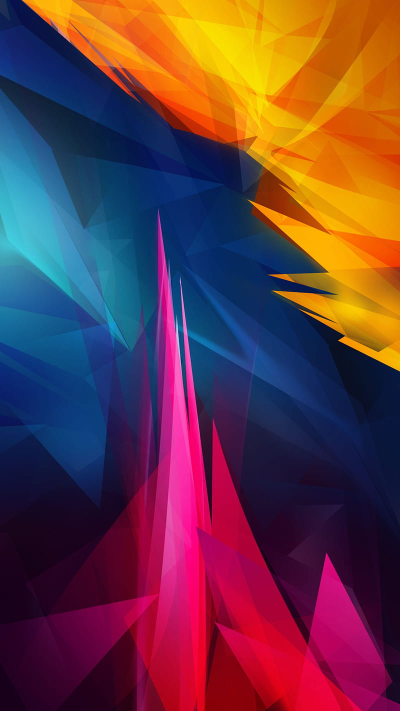
#> input picture ColorImageSharpening/picI.jpg, 800 x 1422 px (shown at 1/2 size)
$ python pythonI.py
#> lines starting #> are read from the running program, lines starting #| are printed output that depends on the picture
import cv2
import numpy as np
import matplotlib.pyplot as plt
import tkinter as tk
from tkinter import filedialog

# 1. Open local file picker
root = tk.Tk()
root.withdraw()
print("Select a COLORED image to see the Color Image Smoothing and Sharpening...")
image_path = filedialog.askopenfilename(title="Select Colored Image",
                                        filetypes=[("Image files", "*.png *.jpg *.jpeg")])
#> the answer given: picI.jpg

if not image_path:
    print("No file selected! Exiting...")
else:
    # Load colored image
    img = cv2.imread(image_path)
#> img is the input picture: shape (1422, 800, 3); mean B, G, R 66.8, 57.9, 102.2
    if img is None:
        print("Error: Could not load image.")
    else:
        img = cv2.resize(img, (400, 400))
#> img: shape (400, 400, 3)
        img_rgb = cv2.cvtColor(img, cv2.COLOR_BGR2RGB)

        # --- 1. COLOR SMOOTHING (Gaussian Blur) ---
        # Reduces noise and detail by averaging pixel values
        smoothed = cv2.GaussianBlur(img_rgb, (11, 11), 0)
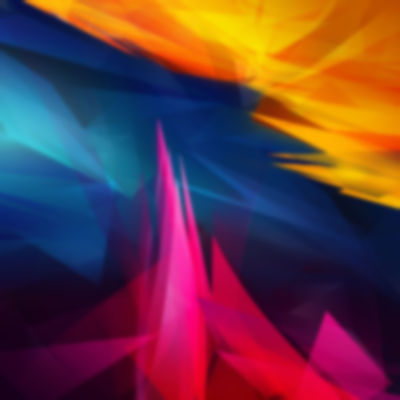
#> smoothed: shape (400, 400, 3); mean R, G, B 102.1, 57.8, 66.7

        # --- 2. COLOR SHARPENING (Unsharp Masking) ---
        # We use a Laplacian kernel to find edges and add them back to the image
        kernel_sharpening = np.array([[-1,-1,-1],
                                     [-1, 9,-1],
                                     [-1,-1,-1]])
        sharpened = cv2.filter2D(img_rgb, -1, kernel_sharpening)
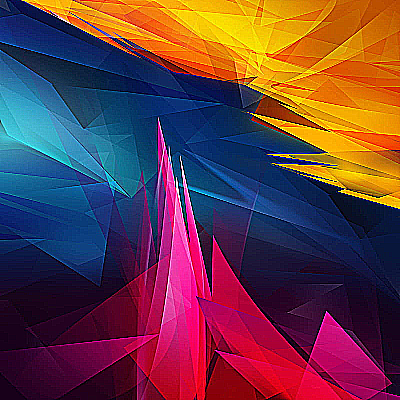
#> sharpened: shape (400, 400, 3); mean R, G, B 101.3, 59.3, 68.4

        # --- 3. ADVANCED SHARPENING (L-channel only) ---
        # Best practice: process only Lightness in LAB space to avoid color noise
        lab = cv2.cvtColor(img, cv2.COLOR_BGR2Lab)
#> lab: shape (400, 400, 3); mean of channels 0, 1, 2 85.6, 152.9, 131
        l, a, b = cv2.split(lab)
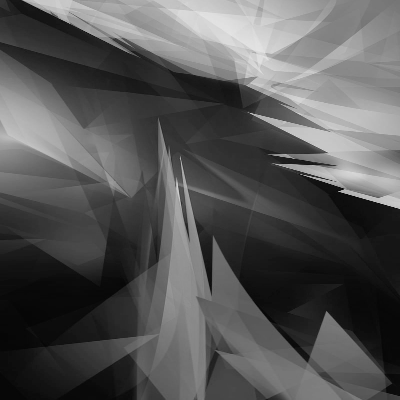
#> l: shape (400, 400); min 5, max 228, mean 85.6
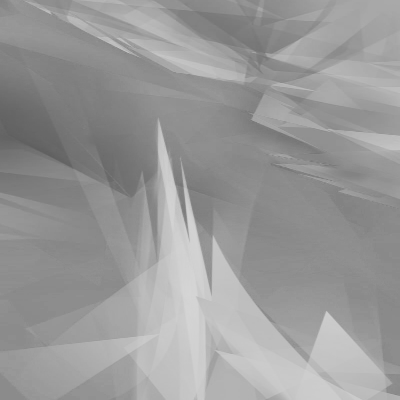
#> a: shape (400, 400); min 95, max 213, mean 152.9
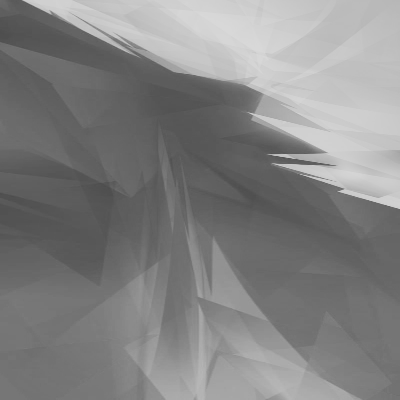
#> b: shape (400, 400); min 77, max 217, mean 131
        l_sharpened = cv2.filter2D(l, -1, kernel_sharpening)
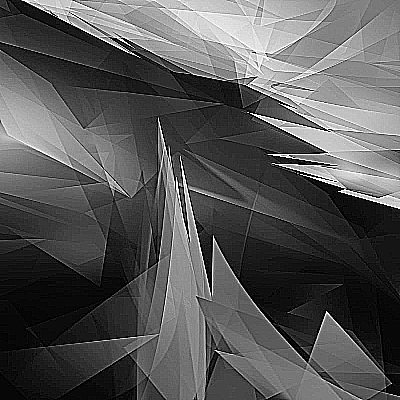
#> l_sharpened: shape (400, 400); min 0, max 255, mean 86.5
        refined_lab = cv2.merge((l_sharpened, a, b))
#> refined_lab: shape (400, 400, 3); mean of channels 0, 1, 2 86.5, 152.9, 131
        refined_sharpened = cv2.cvtColor(refined_lab, cv2.COLOR_Lab2RGB)
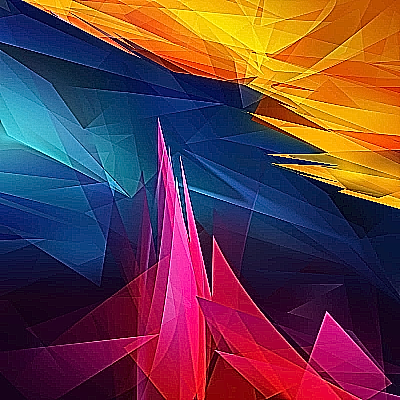
#> refined_sharpened: shape (400, 400, 3); mean R, G, B 101.9, 61, 70.3

        # --- DISPLAY RESULTS ---
        titles = ['Original Image', '1. Smoothed (Blur)',
                  '2. Basic Sharpen (RGB)', '3. Refined Sharpen (LAB)']
        images = [img_rgb, smoothed, sharpened, refined_sharpened]

        plt.figure(figsize=(15, 10))
        for i in range(4):
            plt.subplot(2, 2, i+1)
            plt.imshow(images[i])
            plt.title(titles[i])
            plt.axis('off')

        plt.tight_layout()
        plt.show()
